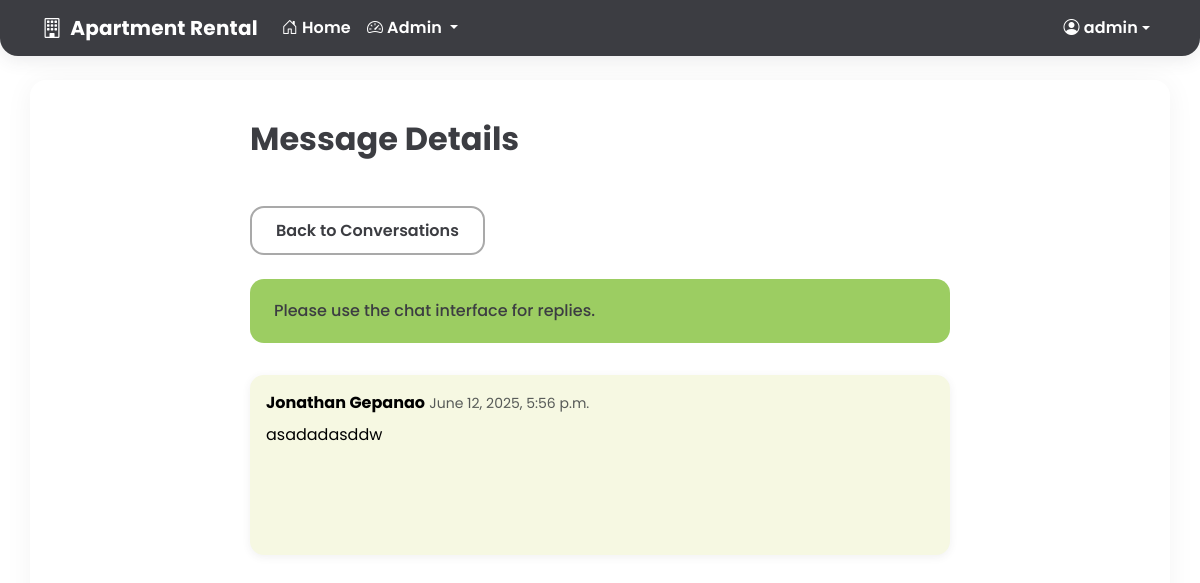
Screenshot of /dashboard/admin/messages/1/ (signed in) with the database file from the repository.
### core/models.py (models this page shows, shortened)
class User(AbstractUser):
    CLIENT = 1
    TENANT = 2
    ADMIN = 3
    ROLE_CHOICES = (
        (CLIENT, 'Client'),
        (TENANT, 'Tenant'),
        (ADMIN, 'Admin'),
    )
    role = models.PositiveSmallIntegerField(choices=ROLE_CHOICES, default=CLIENT)
    phone_number = models.CharField(max_length=20, blank=True, null=True)
    facebook_account = models.URLField(blank=True, null=True)
    address = models.TextField(blank=True, null=True)
    occupation = models.CharField(max_length=100, blank=True, null=True)
    profile_picture = models.ImageField(upload_to='profile_pics/', blank=True, null=True)

class Message(models.Model):
    conversation = models.ForeignKey(Conversation, related_name='messages', on_delete=models.CASCADE, null=True, blank=True)
    sender = models.ForeignKey(User, related_name='sent_messages', on_delete=models.CASCADE)
    recipient = models.ForeignKey(User, related_name='received_messages', on_delete=models.CASCADE)
    subject = models.CharField(max_length=200)
    content = models.TextField()
    is_read = models.BooleanField(default=False)
    created_at = models.DateTimeField(auto_now_add=True)

### core/views.py (the view)
    def wrapper(request, *args, **kwargs):
        if not (request.user.is_superuser or request.user.role == User.ADMIN):
            messages.error(request, 'You are not authorized to access this page.')
            return redirect('dashboard')
        return view_func(request, *args, **kwargs)

### core/views.py (called while the page is built)
def admin_required(view_func):
    def wrapper(request, *args, **kwargs):
        if not (request.user.is_superuser or request.user.role == User.ADMIN):
            messages.error(request, 'You are not authorized to access this page.')
            return redirect('dashboard')
        return view_func(request, *args, **kwargs)
    return wrapper

@login_required
@admin_required
def admin_message_detail(request, pk):
    message = get_object_or_404(Message, pk=pk)
    if message.recipient == request.user and not message.is_read:
        message.is_read = True
        message.save()
    if request.method == 'POST':
        form = MessageForm(request.POST)
        if form.is_valid():
            reply = form.save(commit=False)
            reply.sender = request.user
            reply.recipient = message.sender  # Reply to the original sender
            reply.save()
            messages.success(request, 'Reply sent successfully!')
            return redirect('admin_message_detail', pk=pk)
    else:
        form = MessageForm(initial={'recipient': message.sender, 'subject': f"Re: {message.subject}"})
    return render(request, 'admin_panel/message_detail.html', {'message': message, 'form': form})

### templates/admin_panel/message_detail.html (shortened to what this page needs)
{% extends 'base.html' %}
{% block content %}
<div class="msg-detail-container">
    <h2 class="msg-detail-title" style="font-weight:700;color:var(--charcoal);margin-bottom:2rem;">Message Details</h2>
    <a href="{% url 'admin_messages' %}" class="msg-detail-back-btn">Back to Conversations</a>
    <div class="msg-detail-alert">
        Please use the chat interface for replies.
    </div>
    <div class="msg-detail-convo-area" style="height:180px;overflow-y:auto;background:var(--soft-cream);border-radius:14px;padding:1rem;margin-top:2rem;box-shadow:0 2px 8px 0 rgba(60,61,66,0.08);">
        <div class="mb-2"><strong>{{ message.sender.get_full_name|default:'Sender Name' }}</strong> <span class="text-muted small">{{ message.created_at|default:'2024-01-01 12:00' }}</span></div>
        <div>{{ message.content|default:'(Message content preview goes here...)' }}</div>
    </div>
</div>
{% endblock %}

### templates/partials/_navbar.html (shortened to what this page needs)
<nav class="navbar navbar-expand-lg navbar-charcoal">
    <div class="container">
        <a class="navbar-brand fw-bold d-flex align-items-center" href="{% url 'home' %}">
            <i class="bi bi-building me-2"></i>Apartment Rental
        </a>
        <div class="collapse navbar-collapse" id="navbarNav">
            <ul class="navbar-nav me-auto">
                <li class="nav-item">
                    <a class="nav-link" href="{% url 'home' %}">
                        <i class="bi bi-house-door me-1"></i>Home
                    </a>
                </li>
                {% if user.is_authenticated %}
                    {% if user.role == user.ADMIN or user.is_superuser %}
                        <li class="nav-item dropdown">
                            <a class="nav-link dropdown-toggle" href="#" id="adminDropdown" role="button" data-bs-toggle="dropdown">
                                <i class="bi bi-speedometer2 me-1"></i>Admin
                            </a>
                        </li>
                    {% endif %}
                {% endif %}
            </ul>
            <ul class="navbar-nav">
                {% if user.is_authenticated %}
                    <li class="nav-item dropdown">
                        <a class="nav-link dropdown-toggle d-flex align-items-center" href="#" id="userDropdown" role="button" data-bs-toggle="dropdown">
                            <i class="bi bi-person-circle me-1"></i>
                            <span class="d-none d-lg-inline">{{ user.username|truncatechars:12 }}</span>
                        </a>
                    </li>
                {% endif %}
            </ul>
        </div>
    </div>
</nav>

### static/css/style.css (style rules this page uses)
:root { --charcoal: #3C3D42; --kiwi-green: #9CCD62; --soft-cream: #F6F8E2; --sage-beige: #E0DDCA; --cloud-white: #FFFFFF; --error-red: #D9534F; --sky-blue: #5BC0DE; --success-olive: #6BA539; --neutral-gray: #A9A9A9; }
body { background-color: #f8f9fa; }
a { text-decoration: none; }

### templates/partials/_navbar.html (style rules this page uses)
.navbar-charcoal { background-color: var(--charcoal) !important; color: var(--cloud-white) !important; border-radius: 0 0 18px 18px; box-shadow: 0 4px 18px 0 rgba(60, 61, 66, 0.10); font-family: 'Poppins', Arial, sans-serif !important; padding-top: 0.5rem; padding-bottom: 0.5rem; }
.navbar-charcoal .navbar-brand, .navbar-charcoal .nav-link, .navbar-charcoal .bi { color: var(--cloud-white) !important; font-family: 'Poppins', Arial, sans-serif !important; font-weight: 600; letter-spacing: 0.01em; }

### templates/admin_panel/message_detail.html (style rules this page uses)
.msg-detail-container { font-family: 'Poppins', Arial, sans-serif !important; max-width: 700px; margin: 2.5rem auto 0 auto; }
.msg-detail-alert { background: var(--kiwi-green); color: var(--charcoal); border-radius: 14px; border: none; font-weight: 500; margin-bottom: 2rem; padding: 1.25rem 1.5rem; }
.msg-detail-back-btn { background: var(--cloud-white); color: var(--charcoal); border-radius: 14px; font-weight: 600; border: 2px solid var(--neutral-gray); margin-bottom: 1.5rem; padding: 0.65rem 1.5rem; transition: border 0.2s, color 0.2s, background 0.2s; display: inline-block; margin-top: 1rem; }

### rows the page displays
User: username "admin"
Message: sender.get_full_name "Jonathan Gepanao", created_at "June 12, 2025, 5:56 p.m.", content "asadadasddw"
